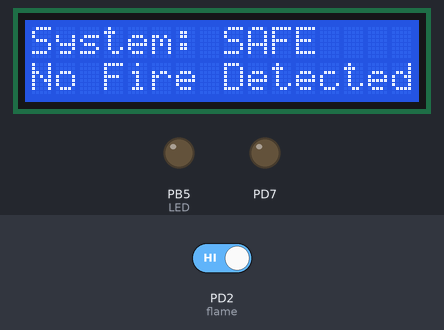
Bench run of a program on a simulated ATmega328P, built with avr-gcc and emulated at 16 MHz. Parts: 16×2 character LCD, output pins drawn as LEDs (lit = HIGH). Wiring (inferred from the names in the program): character LCD (HD44780): RS PB0; E PB1; data PC0, PC1, PC2, PC3. Inputs (shaded band) come from the test bench; at power-on: PD2 (flame) HIGH. Pins used as bus, display or sensor lines are not drawn.

Above: at 2.5 s.
2.6 s: PD2 (flame) driven LOW
At 3.5 s:
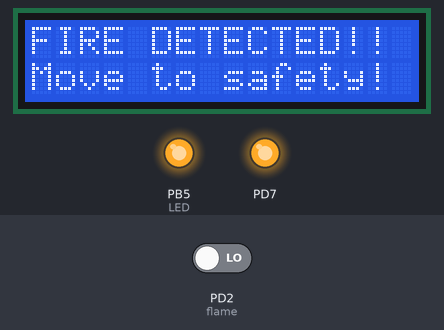
4.1 s: PD2 (flame) driven HIGH
At 4.7 s:
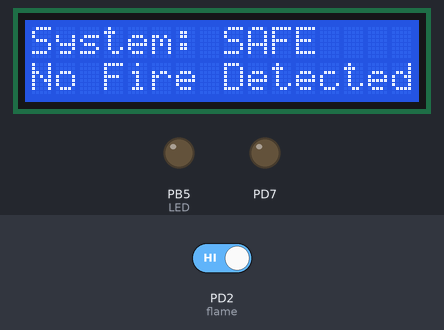
Timing chart, 0 to 7.1 s (numbered marks = the images above; inputs shaded):
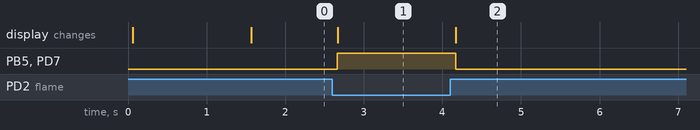

The program:

main.c
```c
/*
 * Flame Sensor + Buzzer + 16x2 LCD (4-bit parallel)
 * Microchip Studio, ATmega328P (Arduino Uno), 16 MHz
 *
 *   Flame sensor DO -> D2  (PD2)
 *   Buzzer          -> D7  (PD7)
 *   LED (onboard)   -> D13 (PB5)
 *   LCD RS -> D8 (PB0)   LCD E  -> D9 (PB1)
 *   LCD D4 -> A0 (PC0)   LCD D5 -> A1 (PC1)
 *   LCD D6 -> A2 (PC2)   LCD D7 -> A3 (PC3)
 */
#define F_CPU 16000000UL
#include <avr/io.h>
#include <util/delay.h>

#define LCD_RS_HIGH()  (PORTB |=  (1 << PB0))
#define LCD_RS_LOW()   (PORTB &= ~(1 << PB0))
#define LCD_E_HIGH()   (PORTB |=  (1 << PB1))
#define LCD_E_LOW()    (PORTB &= ~(1 << PB1))

#define BUZZER_ON()   (PORTD |=  (1 << PD7))
#define BUZZER_OFF()  (PORTD &= ~(1 << PD7))
#define LED_ON()      (PORTB |=  (1 << PB5))
#define LED_OFF()     (PORTB &= ~(1 << PB5))

static void lcd_nibble(uint8_t n)
{
    PORTC = (PORTC & 0xF0) | (n & 0x0F);
    LCD_E_HIGH();
    _delay_us(1);
    LCD_E_LOW();
    _delay_us(50);
}

static void lcd_send(uint8_t byte, uint8_t rs)
{
    if (rs) LCD_RS_HIGH(); else LCD_RS_LOW();
    lcd_nibble(byte >> 4);
    lcd_nibble(byte & 0x0F);
}

static void lcd_cmd(uint8_t c)  { lcd_send(c, 0); }
static void lcd_data(uint8_t d) { lcd_send(d, 1); }

static void lcd_init(void)
{
    DDRC |= 0x0F;                          /* A0-A3 outputs (D4-D7) */
    DDRB |= (1 << PB0) | (1 << PB1);       /* RS, E outputs */
    LCD_RS_LOW();
    LCD_E_LOW();

    _delay_ms(50);
    lcd_nibble(0x03); _delay_ms(5);
    lcd_nibble(0x03); _delay_us(150);
    lcd_nibble(0x03); _delay_us(150);
    lcd_nibble(0x02);                      /* 4-bit mode */
    lcd_cmd(0x28);                         /* 2 lines, 5x8 */
    lcd_cmd(0x0C);                         /* display on, cursor off */
    lcd_cmd(0x06);                         /* entry mode */
    lcd_cmd(0x01); _delay_ms(2);           /* clear */
}

static void lcd_print_line(uint8_t row, const char *s)
{
    uint8_t i = 0;
    lcd_cmd(0x80 | (row ? 0x40 : 0x00));
    while (*s && i < 16) { lcd_data(*s++); i++; }
    while (i < 16)       { lcd_data(' '); i++; }
}

int main(void)
{
    uint8_t lastState = 0xFF;

    DDRD |= (1 << PD7);        /* buzzer */
    DDRB |= (1 << PB5);        /* LED */
    DDRD &= ~(1 << PD2);       /* flame DO input */
    PORTD |= (1 << PD2);       /* pull-up */
    BUZZER_OFF();

    lcd_init();
    lcd_print_line(0, "Flame Detector");
    lcd_print_line(1, "Starting...");
    _delay_ms(1500);

    while (1) {
        uint8_t fire = (PIND & (1 << PD2)) ? 0 : 1;   /* DO LOW = fire */

        if (fire) { BUZZER_ON();  LED_ON();  }
        else      { BUZZER_OFF(); LED_OFF(); }

        if (fire != lastState) {
            if (fire) {
                lcd_print_line(0, "FIRE DETECTED!!");
                lcd_print_line(1, "Move to safety!");
            } else {
                lcd_print_line(0, "System: SAFE");
                lcd_print_line(1, "No Fire Detected");
            }
            lastState = fire;
        }
        _delay_ms(100);
    }
}
```

Measured:
- after the input at 2.6 s, PB5 (LED), PD7: LOW → HIGH after 0.07 s; the display: changes after 0.07 s (image 1)
- after the input at 4.1 s, PB5 (LED), PD7: HIGH → LOW after 0.07 s; the display: changes after 0.07 s (image 2)
